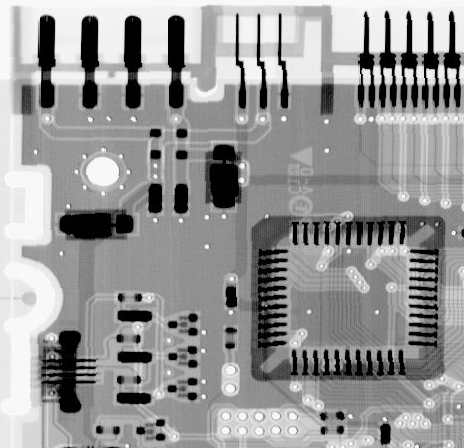
%> input picture dianlu.tif, 464 x 448 px
$ octave xingtaixue.m   (GNU Octave 9; MATLAB toolbox functions it lacks are replaced by stand-ins)
%> lines starting %> are read from the running program, lines starting %| are printed output that depends on the picture; in (x1, y1, x2, y2) boxes, pixels count from 0 and x2, y2 are one past the last pixel; in counts of white or black regions, pixels touching at a corner belong together; the program's own positions count from 1
%x------------------------原始图像
%x1-----------------------二值化图像
%x2-----------------------膨胀运算
%x3-----------------------腐蚀运算
%x4-----------------------加入椒盐噪声
%x5-----------------------开运算
%x6-----------------------闭运算
clear all;
close all;
x = imread('dianlu.tif');
%> x is the input picture: size 448x464 uint8; min 0, max 255, mean 150.8
level = graythresh(x);
%> level = 0.392
x1 = im2bw(x, level);
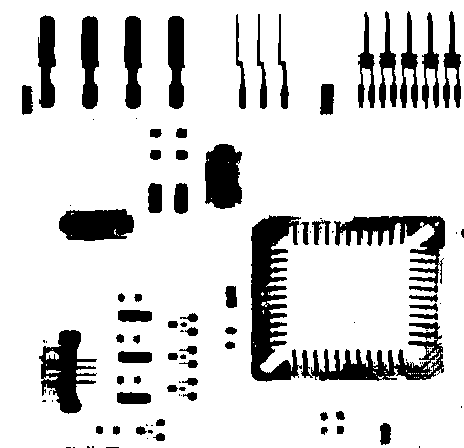
%> x1: size 448x464 logical; 84% white; 104 black regions (38 under 20 px), largest, box (x1, y1, x2, y2) and area: (251, 215, 302, 382) 4743, (301, 322, 444, 381) 3055, (334, 216, 445, 293) 2809

se1 = strel('disk', 5);
x2 = imerode(x1, se1);
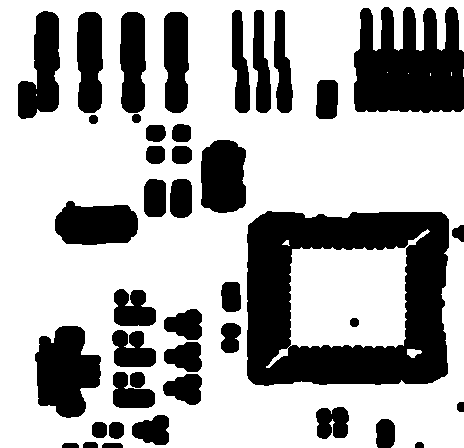
%> x2: size 448x464 logical; 66.7% white; 42 black regions, largest, box (x1, y1, x2, y2) and area: (247, 211, 449, 386) 22167, (354, 7, 464, 113) 9341, (35, 326, 101, 418) 4274

B = [0 1 0
     1 1 1
     0 1 0];
x3 = imdilate(x1, B);
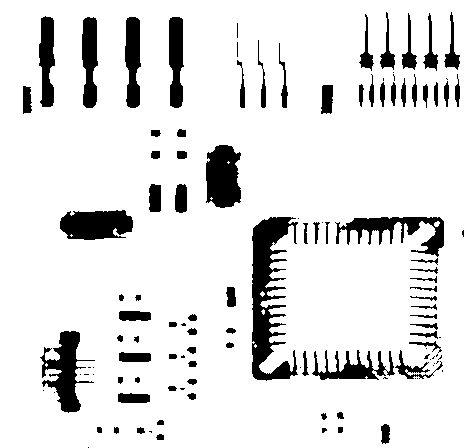
%> x3: size 448x464 logical; 88.3% white; 118 black regions (37 under 20 px), largest, box (x1, y1, x2, y2) and area: (252, 217, 298, 381) 3786, (40, 331, 95, 413) 1853, (206, 145, 241, 208) 1809

x4 = imnoise(x, 'salt & pepper');
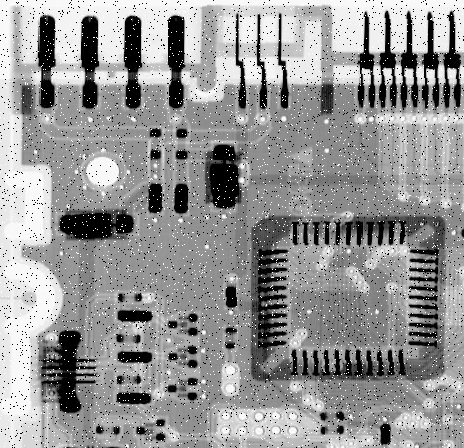
%> x4: size 448x464 uint8; min 0, max 255, mean 149.6
x4 = im2bw(x4, level);
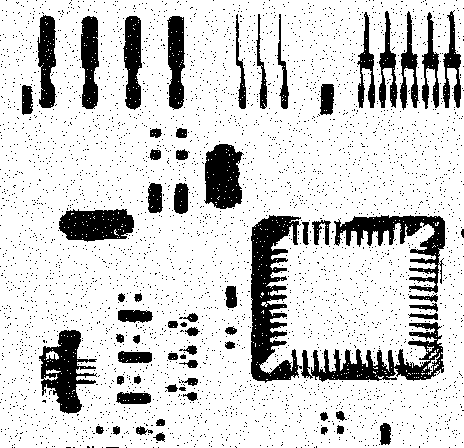
%> x4: size 448x464 logical; 82.3% white; 3848 black regions (3782 under 20 px), largest, box (x1, y1, x2, y2) and area: (251, 215, 302, 383) 4638, (301, 322, 444, 382) 3016, (334, 215, 445, 293) 2786
x5 = bwmorph(x4, 'open');
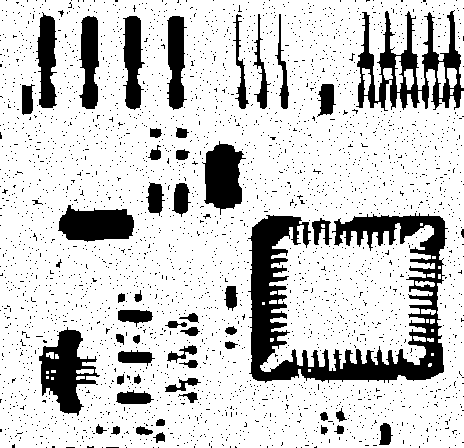
%> x5: size 448x464 logical; 80.6% white; 3037 black regions (2984 under 20 px), largest, box (x1, y1, x2, y2) and area: (248, 213, 448, 383) 12249, (356, 10, 464, 111) 4248, (39, 327, 100, 416) 2604
%x5 = bwmorph(x5, 'close');
x6 = bwmorph(x4, 'close');
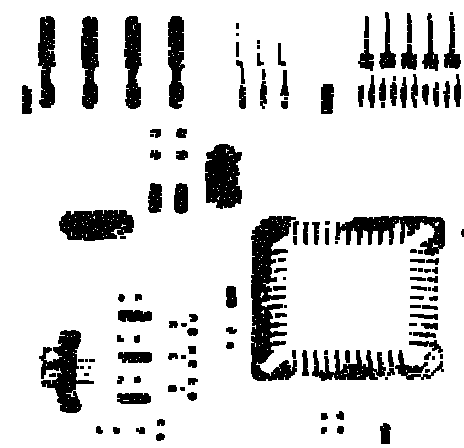
%> x6: size 448x464 logical; 85.6% white; 144 black regions (27 under 20 px), largest, box (x1, y1, x2, y2) and area: (251, 216, 297, 381) 4041, (335, 216, 445, 256) 2082, (39, 330, 94, 413) 2048
%x6 = bwmorph(x6, 'open');

figure, subplot(2, 4, 1), imshow(x, []); title('original'); hold on;
subplot(2, 4, 2), imshow(x1, []); title('二值化'); hold on;
subplot(2, 4, 3), imshow(x2, []); title('膨胀'); hold on;
subplot(2, 4, 4), imshow(x3, []); title('腐蚀'); hold on;
subplot(2, 4, 5), imshow(x4, []); title('加入椒盐噪声'); hold on;
subplot(2, 4, 6), imshow(x5, []); title('开运算'); hold on;
subplot(2, 4, 7), imshow(x6, []); title('闭运算');
